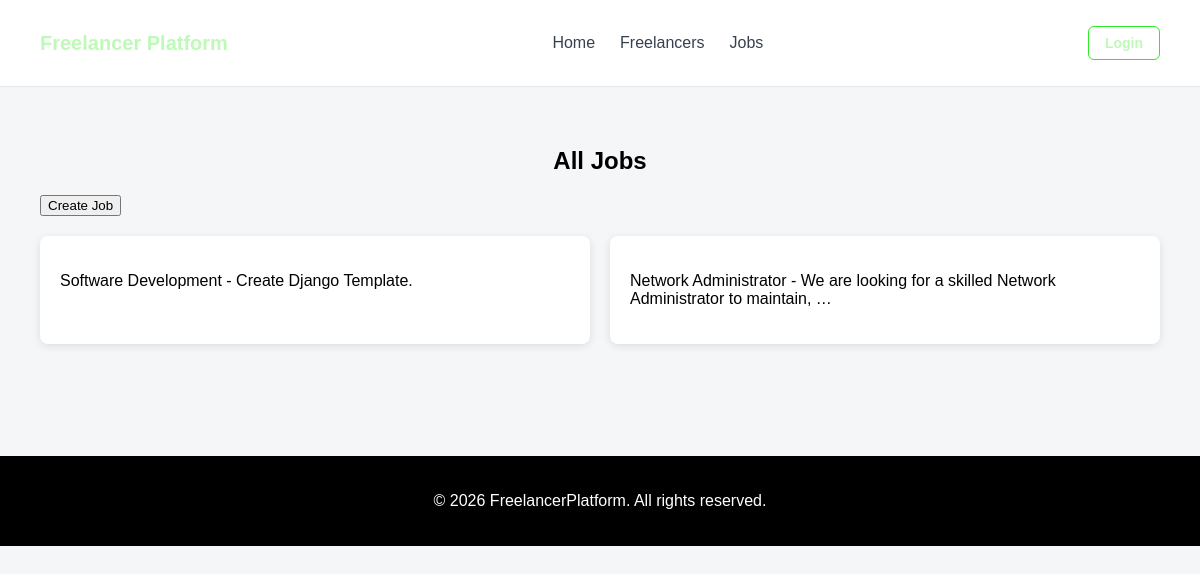
Screenshot of /jobs/ with the database file from the repository.
### core/models.py (models this page shows, shortened)
class Job(models.Model):
    title = models.CharField(max_length=200)
    description = models.TextField()
    budgetPerHour = models.IntegerField()
    hours= models.IntegerField()
    freelancer = models.ForeignKey(
        Freelancer,
        on_delete=models.SET_NULL,
        null=True,
        blank=True,
        related_name='jobs'
    )
    created_at = models.DateTimeField(auto_now_add=True)

### core/views.py (the view)
# urls.py: path('jobs/', views.job_list, name='job_list'),
def job_list(request):
    jobs = Job.objects.all()
    return render(request, 'core/job_list.html', {'jobs': jobs})

### core/templates/core/job_list.html (shortened to what this page needs)
{% extends 'core/base.html' %}
{% block content %}
<div class="freelancer_header">
 <h2>All Jobs</h2>
 <a href="{% url 'create_job' %}"><button>Create Job</button></a>
</div>
{% if jobs %}
<section class="freelancer_list">
    {% for job in jobs %}
        <div class="freelancer_card">
            <p>{{ job.title }} - {{ job.description|truncatewords:10 }}</p>
        </div>
    {% endfor %}
</section>
{% else %}
    <p>No jobs yet.</p>
{% endif %}
{% endblock %}

### core/static/core/style.css (style rules this page uses)
body { font-family: Arial, sans-serif; background-color: #f4f6f8; margin: 0; padding: 0; }
h2 { text-align: center; }
.freelancer_list { display: grid; grid-template-columns: repeat(auto-fit, minmax(250px, 1fr)); gap: 20px; margin-top: 20px; }
.freelancer_card { position: relative; background: #ffffff; border-radius: 8px; padding: 20px; box-shadow: 0 2px 8px rgba(0, 0, 0, 0.1); transition: transform 0.2s, box-shadow 0.2s; }
section { margin: 2rem 0; }

### rows the page displays
Job: title "Software Development", description "Create Django Template."
Job: title "Network Administrator", description "We are looking for a skilled Network Administrator to maintain, …"
